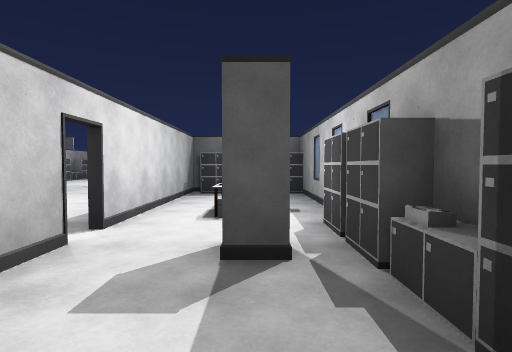
View 1 (above)

24 first-person views from a walk through a Unity game level. The camera is 1.4 m above the floor, tilts 2° down and sees 80° across. The floor is counted in squares, 2 m on a side. Each view is taken from the middle of a square. On the plan, view 1 faces up. The plan holds only what a view shows up to about 10 squares ahead; the rest is blank. The place goes on beyond the plan. Door leaves are left out, so doorways stand open. Surface patterns are stand-ins for the level's own textures.

View 2
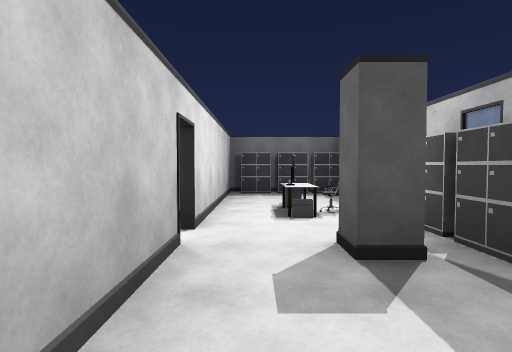

View 3
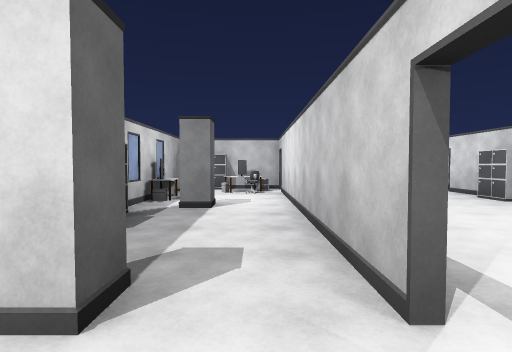

View 4
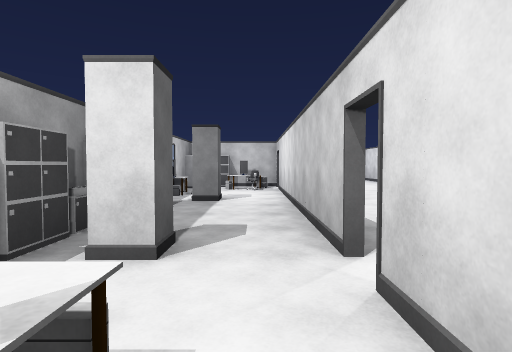

View 5
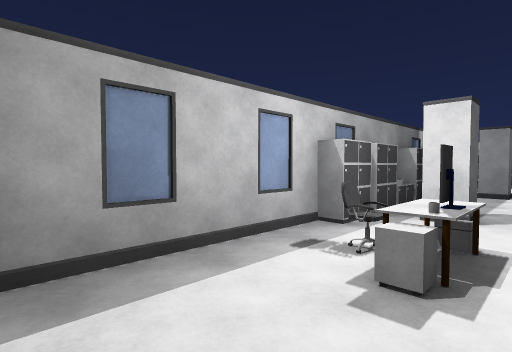

View 6
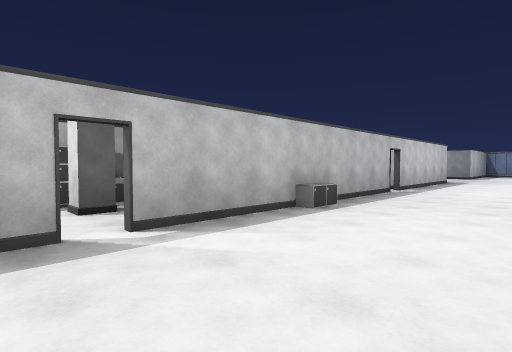

View 7
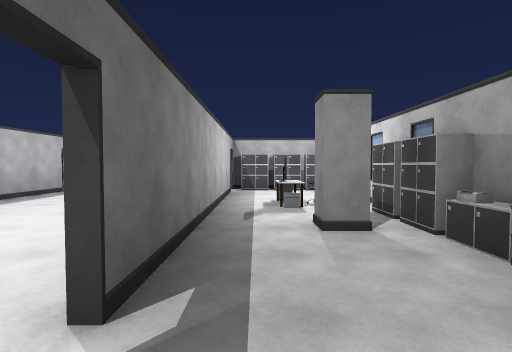

View 8
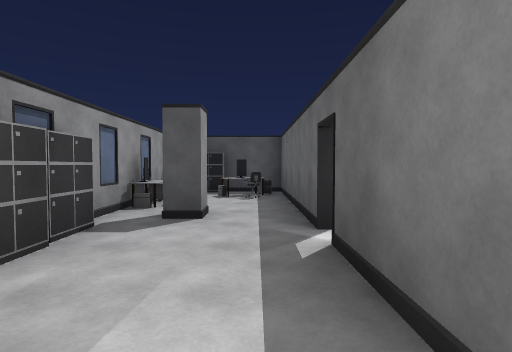

View 9
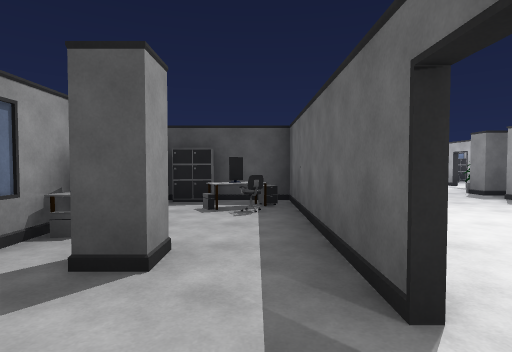

View 10
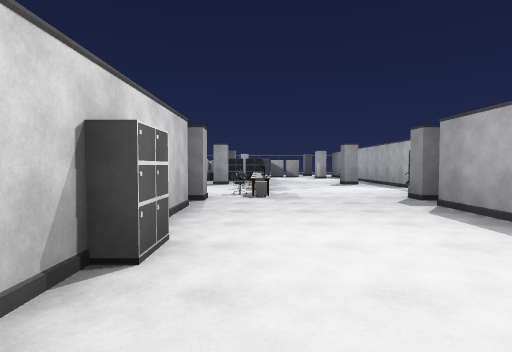

View 11
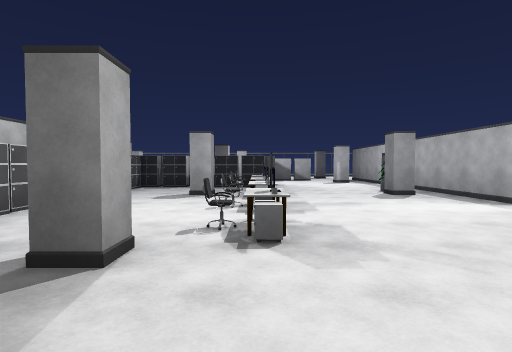

View 12
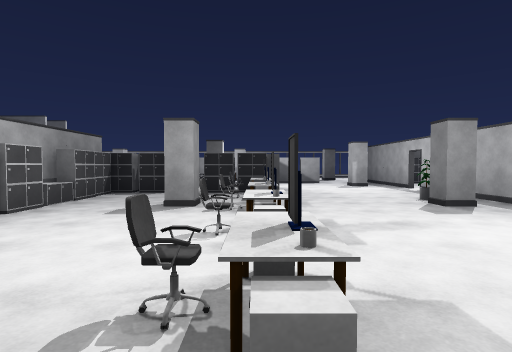

View 13
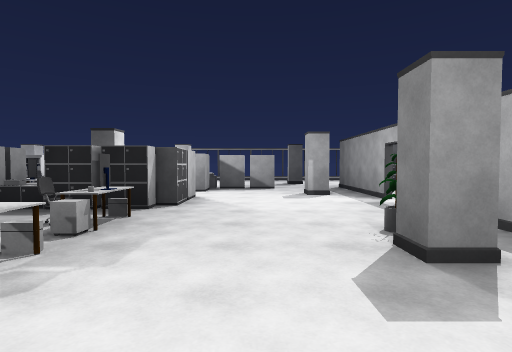

View 14
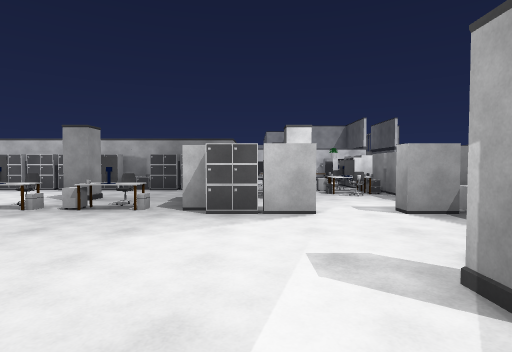

View 15
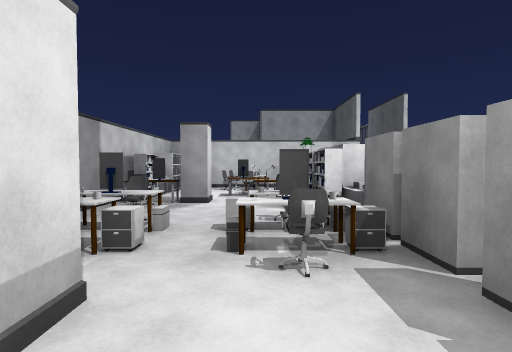

View 16
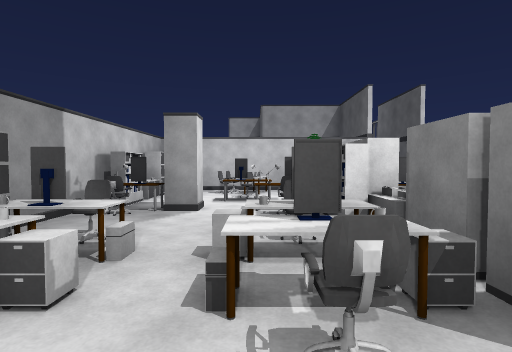

View 17
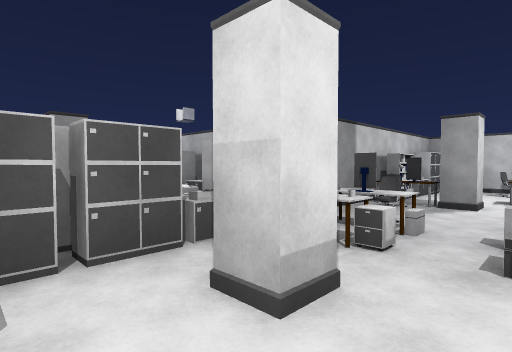

View 18
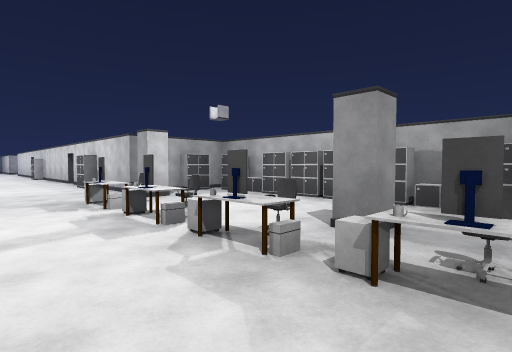

View 19
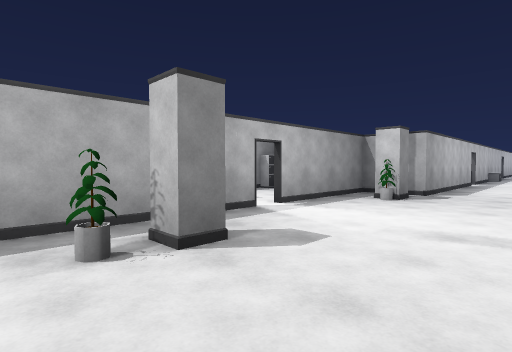

View 20
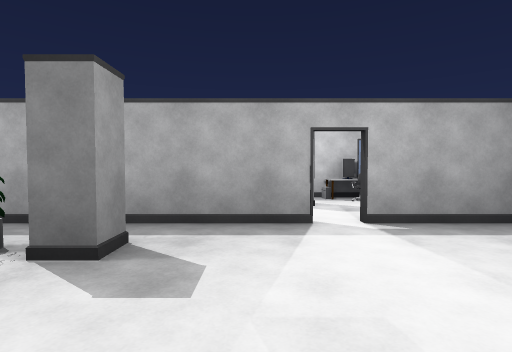

View 21
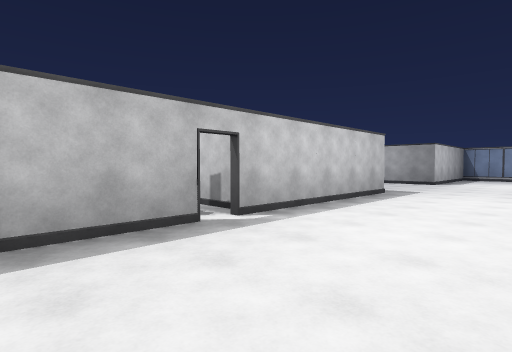

View 22
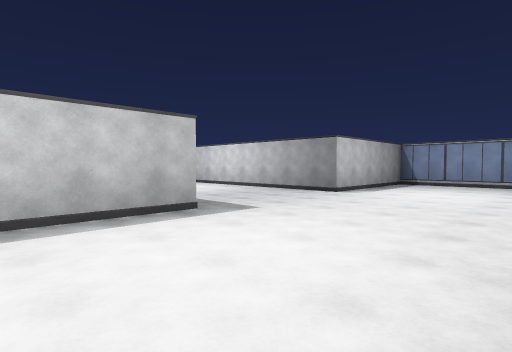

View 23
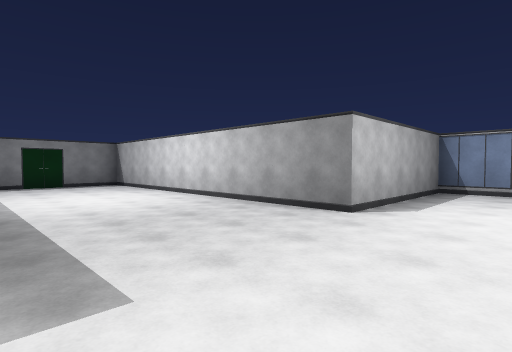

View 24
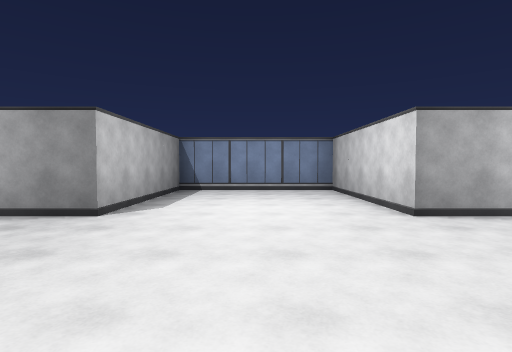

### Floor plan
Points are (right, up) in squares from view 1. A wall is a line through its corners. A room is listed if a view was taken in it or the views show most of it. See-through windows are left out.
Room 1 (views 1, 2, 3, 4, 5)
walls: (-1.7, 2.8) (-1.7, 0.5); (1.2, 3.7) (1.2, 6.9); (-1.7, -1.4) (-1.7, -4.1); (1.2, -3.9) (1.2, -1.1); (-1.7, 8.3) (-1.7, 3.3); (-1.8, -5.2) (-0.5, -5.2)
ways out: opening at (-2, 3) to room 2
objects: other object (-1, -4); cabinet (-1, 8); cabinet (0, -5); other object (0, -3); pillar (0, -1); pillar (0, 2); other object (0, 4) to (0, 5); cabinet (0, 8); cabinet (1, -5); cabinet (1, 0); cabinet (1, 1); cabinet (1, 2); cabinet (1, 3); cabinet (1, 8)
Room 2 (views 6, 7, 8, 9, 10, 11, 12, 13, 14, 15, 16, 17, 18, 19, 20, 21, 22, 23, 24)
walls: (-6.3, 3.2) (-6.3, 4.5); (-1.8, 0.5) (-1.8, 2.7); (-1.8, 3.2) (-1.8, 8.4); (-6.2, -3) (-6.2, -4.3); (-6.3, -4.3) (-6.3, 2.7); (-6.3, 6.4) (-6.3, 8.2) (-7.5, 8.2); (-9.2, 5.5) (-9.2, 4); (-1.8, -4.3) (-1.8, -1.4); (-7.5, 8.3) (-6.2, 8.3) (-6.2, 6.6); (-0.3, 8.6) (-0.3, 11.7); (-1.8, -9.9) (-1.8, -4.8); (-0.3, 12.2) (-0.3, 17.7); (-7.6, -14.2) (-6.2, -14.2) (-6.2, -18.7) (-1.8, -18.7) (-1.8, -14.2) (6, -14.2); (-11.8, 17.3) (-9.4, 17.3); (-0.3, 18.2) (-0.3, 21.9); (7.2, -13) (7.2, -10.9); (-14.7, 20.9) (-14.7, 18.5)
ways out: opening at (-2, 3) to room 1; opening at (0, 12); opening at (0, 18); gap at (-6, -4)
objects: other object (-14, 18); other object (-14, 19); other object (-14, 20); other object (-13, 20); shelf (-12, 18); other object (-12, 19); other object (-12, 20); monitor (-12, 21); monitor (-11, 18); pillar (-11, 19); other object (-11, 20); other object (-11, 21); monitor (-11, 22); chair (-10, 18); other object (-10, 20); cabinet (-10, 21); cabinet (-9, -5); cabinet (-9, 0); cabinet (-9, 1); cabinet (-9, 2); cabinet (-9, 3); other object (-9, 6); cabinet (-9, 9); cabinet (-9, 10); cabinet (-9, 11); cabinet (-9, 12); cabinet (-9, 13); cabinet (-9, 14); cabinet (-9, 15); cabinet (-9, 16); cabinet (-9, 17); cabinet (-9, 18); other object (-9, 19); other object (-9, 20); other object (-9, 21) to (-9, 22); cabinet (-8, -5); other object (-8, -2) to (-8, -1); pillar (-8, 0); other object (-8, 1); pillar (-8, 4); cabinet (-8, 8); cabinet (-8, 9); cabinet (-8, 17); cabinet (-8, 18); other object (-8, 19); other object (-8, 20) to (-7, 20); cabinet (-8, 21) to (-8, 22); cabinet (-7, -5); other object (-7, 7); other object (-7, 17); other object (-7, 18); pillar (-7, 19) to (-6, 19); cabinet (-7, 21); cabinet (-7, 22); cabinet (-6, -2); cabinet (-6, 5) to (-6, 6); pillar (-6, 9); pillar (-6, 14); cabinet (-6, 17); cabinet (-6, 18); cabinet (-6, 21) to (-6, 22); other object (-5, 10) to (-5, 11); other object (-5, 12); other object (-5, 14); other object (-5, 15) to (-5, 16); cabinet (-5, 17); cabinet (-5, 18); cabinet (-5, 21); other object (-4, 21); cabinet (-3, 21); cabinet (-2, -1) to (-2, 0); other object (-2, 10); pillar (-2, 14); other object (-2, 15); pillar (-2, 19); pillar (-1, 9)

Positions as (right, up) in squares from view 1, and headings:
1: (0, 0), facing up
2: (-1, 0), facing up
3: (-1, 4), facing down
4: (-1, 5), facing down
5: (-1, 7), facing down-right
6: (-5, 4), facing down-right
7: (-7, 4), facing down
8: (-7, 0), facing up
9: (-7, 2), facing up
10: (-5, 3), facing up
11: (-5, 7), facing up
12: (-5, 9), facing up
13: (-3, 12), facing up
14: (0, 18), facing left
15: (-5, 20), facing left
16: (-6, 20), facing left
17: (-5, 20), facing down-left
18: (-3, 16), facing down-left
19: (-4, 16), facing down-right
20: (-4, 13), facing right
21: (-5, -2), facing down-right
22: (-6, -7), facing down-right
23: (-4, -10), facing down-right
24: (-4, -10), facing down
